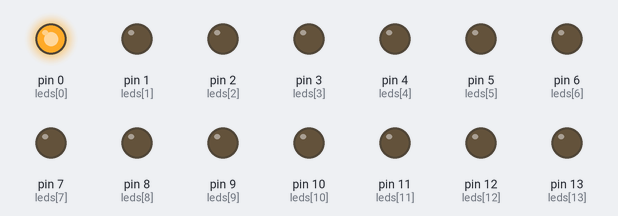
Simulated run of this sketch. Board: Arduino Uno, built with avr-gcc and run on an emulated ATmega328P. On the bench: output pins drawn as LEDs (lit = HIGH).

Above: at 0.1 s.
At 8.3 s:
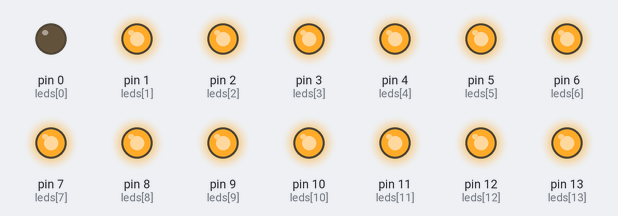
At 9.4 s:
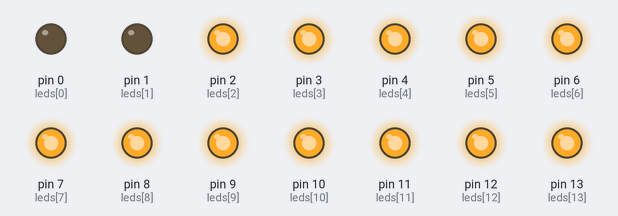
At 9.8 s:
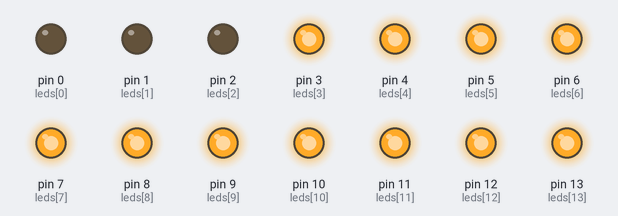
At 10.2 s:
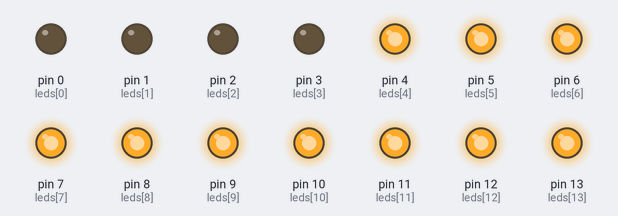
At 10.6 s:
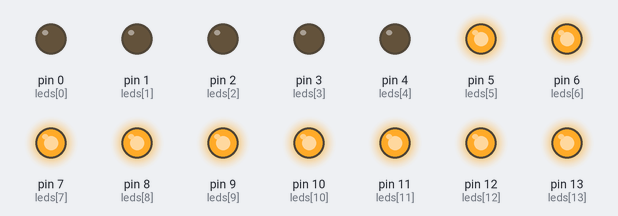
Timing chart, 0 to 11.2 s (numbered marks = the images above):
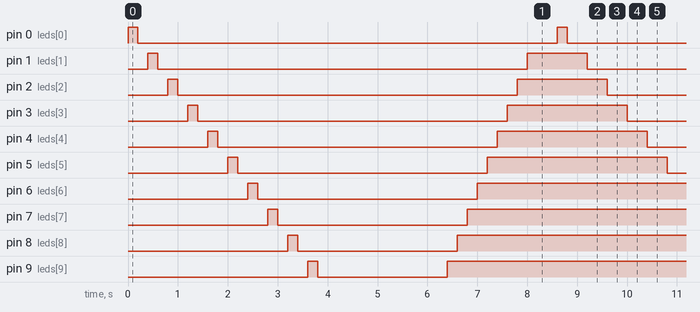

Measured:
- by itself, pin 0 (leds[0]): alternates HIGH for 0.20 s and LOW for 8.4 s
- by itself, pin 1 (leds[1]): repeats every 8.6 s: LOW 7.4 s, HIGH 1.2 s
- by itself, pin 2 (leds[2]): repeats every 8.6 s: LOW 6.8 s, HIGH 1.8 s
- by itself, pin 3 (leds[3]): repeats every 8.6 s: LOW 6.2 s, HIGH 2.4 s
- by itself, pin 4 (leds[4]): repeats every 8.6 s: LOW 5.6 s, HIGH 3.0 s
- by itself, pin 5 (leds[5]): repeats every 8.6 s: LOW 5.0 s, HIGH 3.6 s
- by itself, pin 6 (leds[6]): repeats every 8.6 s: LOW 4.4 s, HIGH 4.2 s
- by itself, pin 7 (leds[7]): repeats every 8.6 s: LOW 3.8 s, HIGH 4.8 s

The sketch:

Noguera_Leandro_JuegoLed.ino
```cpp
/* Realizacion de un programa que contenga 3 juegos de luces con el uso de arduino en la plataforma de proteus
 *  NOGUERA LEANDRO
 *  20 DE OCTUBRE DEL 2016
 *  DOCENTE: PAUL ROSERO
 * FICA-CIERCOM
 */


int leds[14] ={0,1,2,3,4,5,6,7,8,9,10,11,12,13};//DECLARACION DE UN VECTOR, POR CADA PIN A USAR EN EL ARDUINO
void setup() {
  //pines digitales 1y 0
  pinMode(1,OUTPUT);//EL PIN 1 ESTA DECLARADO COMO SALIDA
  pinMode(2,OUTPUT);//EL PIN 2 ESTA DECLARADO COMO SALIDA
  pinMode(3,OUTPUT);//EL PIN 3 ESTA DECLARADO COMO SALIDA
  pinMode(4,OUTPUT);//EL PIN 4 ESTA DECLARADO COMO SALIDA
  pinMode(5,OUTPUT);//EL PIN 5 ESTA DECLARADO COMO SALIDA
  pinMode(6,OUTPUT);//EL PIN 6 ESTA DECLARADO COMO SALIDA
  pinMode(7,OUTPUT);//EL PIN 7 ESTA DECLARADO COMO SALIDA
  pinMode(8,OUTPUT);//EL PIN 8 ESTA DECLARADO COMO SALIDA
  pinMode(9,OUTPUT);//EL PIN 9 ESTA DECLARADO COMO SALIDA
  pinMode(10,OUTPUT);//EL PIN 10 ESTA DECLARADO COMO SALIDA
  pinMode(11,OUTPUT);//EL PIN 11 ESTA DECLARADO COMO SALIDA
  pinMode(12,OUTPUT);//EL PIN 12 ESTA DECLARADO COMO SALIDA
  pinMode(13,OUTPUT);//EL PIN 13 ESTA DECLARADO COMO SALIDA
  pinMode(0,OUTPUT);//EL PIN 0 ESTA DECLARADO COMO SALIDA

}
void primer_juego()//METODO O CLASE QUE REALIZA EL PRIMER JUEGO DE LUCES DE FORMA ASCENDENTE, ES DECIR DEL PIN 0 AL PIN 13 DEL ARDUINO
{
   int contador=0;//VARIABLE CONTADOR LA CUAL NOS IRA ACUMULANDO EL VALOR DEL CICLO A DECLARAR
  for (;contador<=13;contador++)//CICLO QUE IRA PASANDO POR CADA POSICION DEL ARDUINO
{
  digitalWrite(leds[contador],HIGH);//RESULTADO O SALIDA EN LA BAR LED ENCENDIDO
  delay(200); //RETARDO O TIEMPO DE EJECUCION
    digitalWrite(leds[contador],LOW);//RESULTADO O SALIDA EN LA BAR LED APAGADO
  delay(200);//RETARDO O TIEMPO DE EJECUCION

}
}

void tercer_juego()//TERCER JUEGO DE LUCES, CICLO DECREMENTAL DEL VECTOR APAGARA LOS LEDES QUE SE HAN ENCENDIDO ANTERIORMENTE
{
{
     int dec=13;
  for (dec=13;dec>0;dec--)//CICLO DECREMENTAL FOR QUE EMPIEZA DESDE EL ULTIMO PIN HACIA EL PIN 0
  digitalWrite(leds[dec],HIGH);
  delay(200);
    digitalWrite(leds[dec],LOW);
  delay(200);

}
  }

  void segundo_juego()// SEGUNDO CICLO DE JUEGO DE LUCES LOS CUALES EN FORMA DE ESCALERA SE ENCENDARAN Y APAGARAN LOS LEDS CABE RECALCAR QUE SE QUEDARAN PRENDIDOS CONFORME SIGA EL CICLO Y SE APAGARAN DESPUES DE HABERSE ENCENDIDO TODOS
{
     int dec=13;
  for (dec=13;dec>0;dec--) //CICLO DECREMENTAL ACUMULADO
{
  digitalWrite(leds[dec],HIGH);//ENCENDERA A TODOS LOS LEDS EN ORDEN Y LOS MANTENDRA PRENDIDOS HASTA QUE EL CICLO SIGUIENTE LOS APAGUE
  delay(200);
}
  }


void loop() {


primer_juego();//LLAMADO AL PRIMER CICLO
segundo_juego();//LAMADO AL SEGUNDO CICLO
tercer_juego();//LAMADO AL TERCER CICLO


}
```
